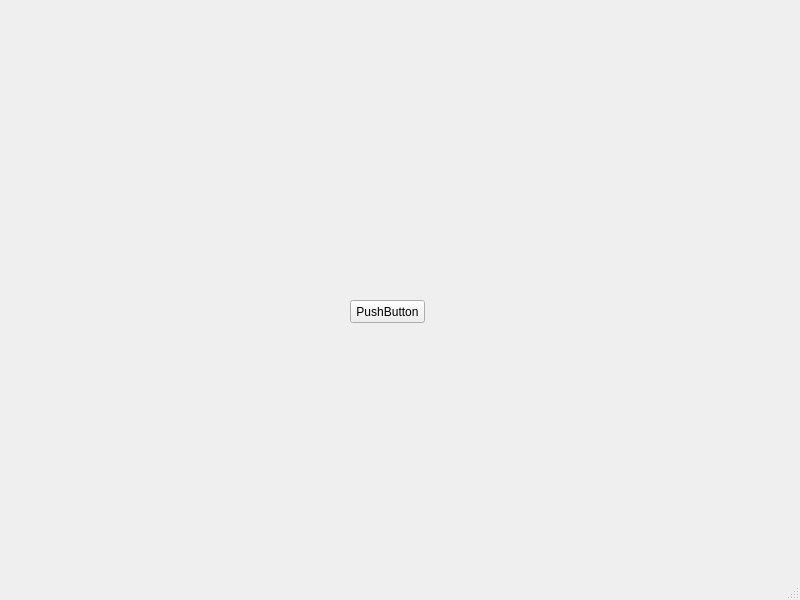
<?xml version="1.0" encoding="UTF-8"?>
<ui version="4.0">
 <class>MainWindow</class>
 <widget class="QMainWindow" name="MainWindow">
  <property name="geometry">
   <rect>
    <x>0</x>
    <y>0</y>
    <width>800</width>
    <height>600</height>
   </rect>
  </property>
  <property name="windowTitle">
   <string>MainWindow</string>
  </property>
  <widget class="QWidget" name="centralwidget">
   <widget class="QPushButton" name="pushButton">
    <property name="geometry">
     <rect>
      <x>350</x>
      <y>300</y>
      <width>75</width>
      <height>23</height>
     </rect>
    </property>
    <property name="text">
     <string>PushButton</string>
    </property>
   </widget>
  </widget>
  <widget class="QMenuBar" name="menubar">
   <property name="geometry">
    <rect>
     <x>0</x>
     <y>0</y>
     <width>800</width>
     <height>21</height>
    </rect>
   </property>
  </widget>
  <widget class="QStatusBar" name="statusbar"/>
 </widget>
 <resources/>
 <connections/>
</ui>
